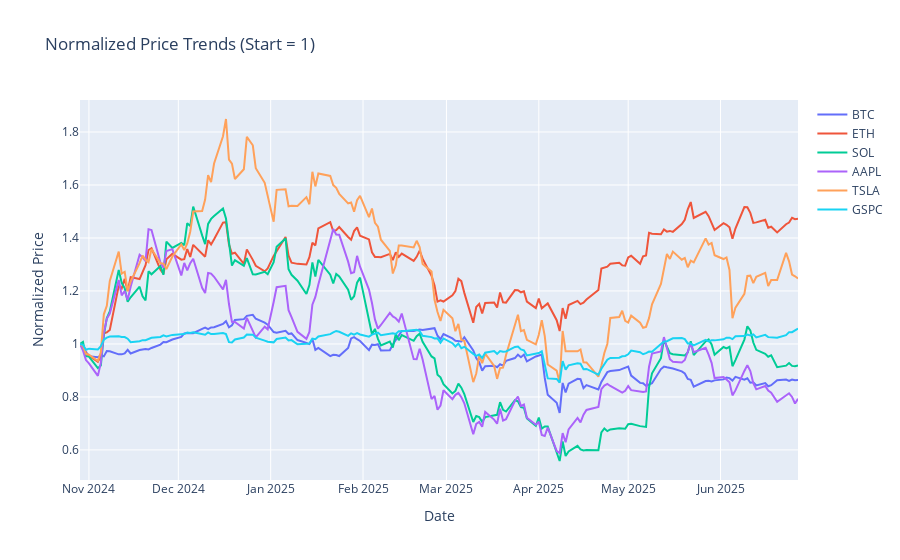

Notebook code for this chart:
### Markdown cell above
# Visualize Price Trends

### Code cell
# Normalize prices
normalized = data / data.iloc[0]

# Plot normalized prices using Plotly
fig_prices = go.Figure()
for col in normalized.columns:
    fig_prices.add_trace(go.Scatter(x=normalized.index, y=normalized[col], mode='lines', name=col))

# Create chart
fig_prices.update_layout(
    title="Normalized Price Trends (Start = 1)",
    xaxis_title="Date",
    yaxis_title="Normalized Price",
    hovermode="x unified"
)

fig_prices.show()

### Figure 1 — Plotly figure (JSON) as saved in the notebook; plotly's stock layout.template omitted (floating-point values rounded to 4 significant figures; data arrays with more than 128 entries replaced by an {"elided": "..."} marker saying what was removed)
{"data": [{"mode": "lines", "name": "BTC", "type": "scatter", "x": {"elided": "165 str values"}, "y": {"elided": "165 float values"}}, {"mode": "lines", "name": "ETH", "type": "scatter", "x": {"elided": "165 str values"}, "y": {"elided": "165 float values"}}, {"mode": "lines", "name": "SOL", "type": "scatter", "x": {"elided": "165 str values"}, "y": {"elided": "165 float values"}}, {"mode": "lines", "name": "AAPL", "type": "scatter", "x": {"elided": "165 str values"}, "y": {"elided": "165 float values"}}, {"mode": "lines", "name": "TSLA", "type": "scatter", "x": {"elided": "165 str values"}, "y": {"elided": "165 float values"}}, {"mode": "lines", "name": "GSPC", "type": "scatter", "x": {"elided": "165 str values"}, "y": {"elided": "165 float values"}}], "layout": {"autosize": true, "hovermode": "x unified", "title": {"text": "Normalized Price Trends (Start = 1)"}, "xaxis": {"autorange": true, "range": ["2024-10-29", "2025-06-27"], "title": {"text": "Date"}, "type": "date"}, "yaxis": {"autorange": true, "range": [0.4865, 1.921], "title": {"text": "Normalized Price"}, "type": "linear"}}}
